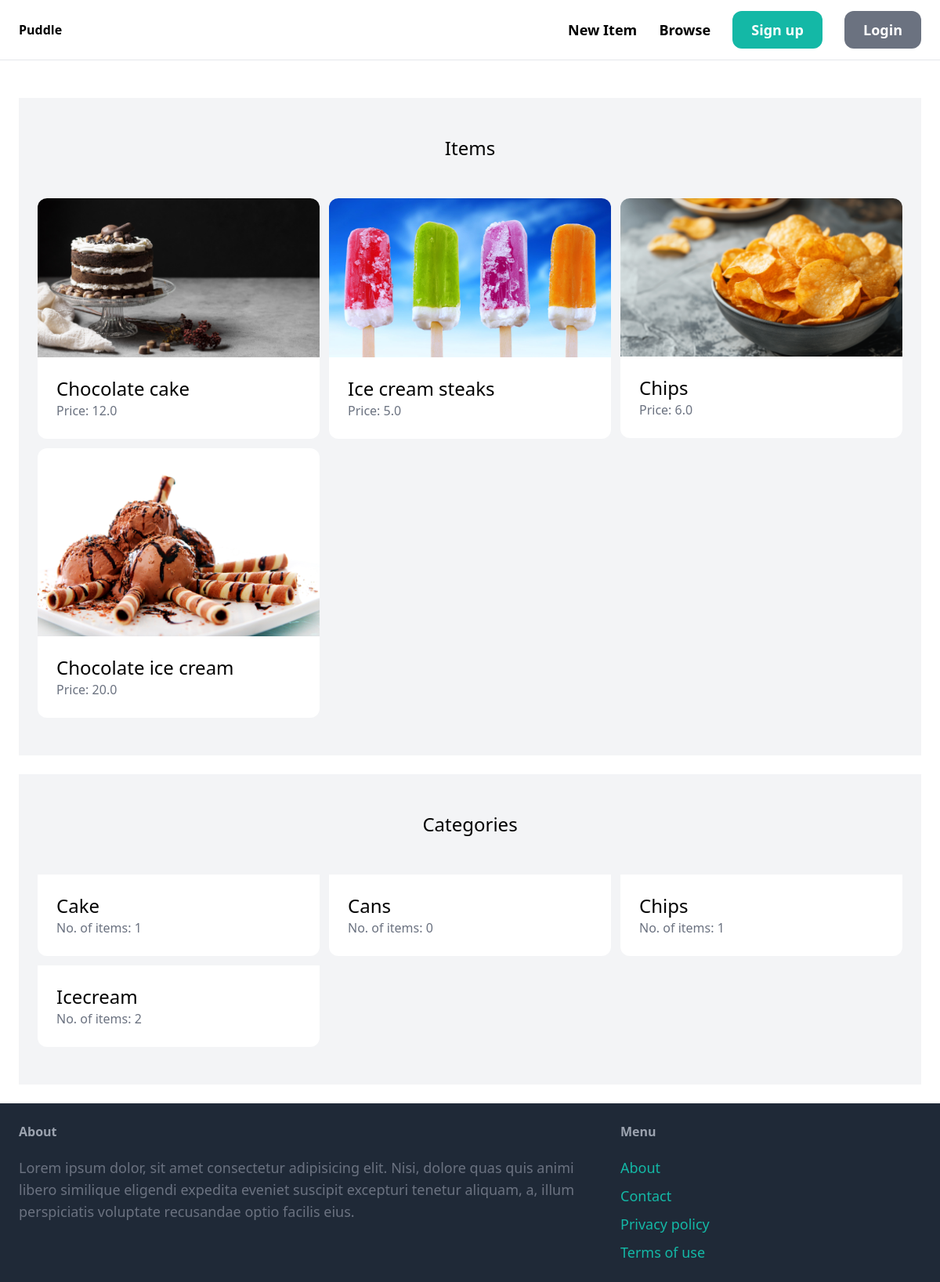
The app's page /, older data.
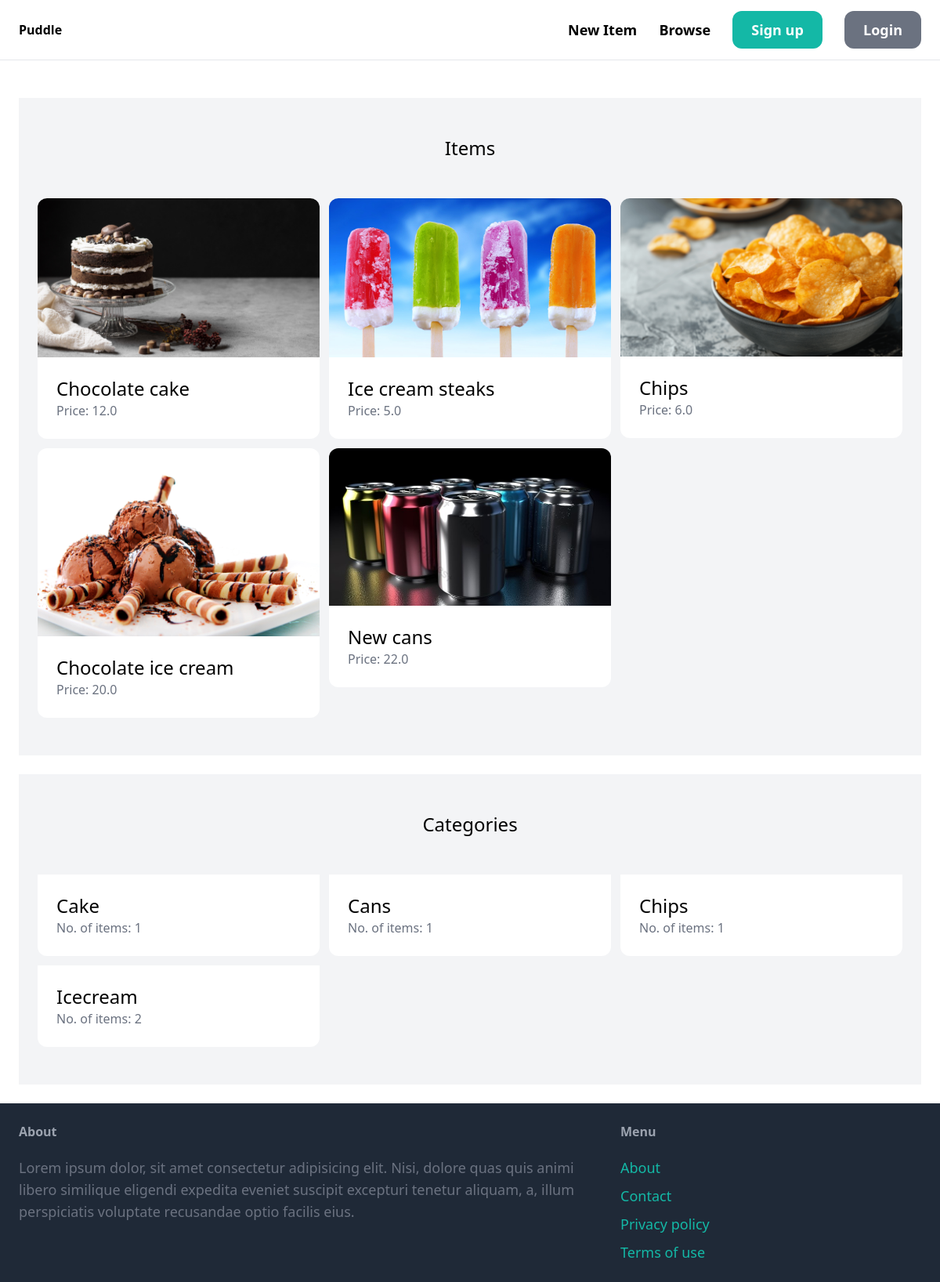
The same page, newer data.
### items/models.py (models this page shows, shortened)
class Item(models.Model):
    name = models.CharField(max_length=255)
    description = models.TextField(null=True, blank=True)
    price = models.FloatField()
    is_sold = models.BooleanField(default=False)
    created_at = models.DateTimeField(auto_now_add=True)
    created_by = models.ForeignKey(User, related_name='items', on_delete=models.CASCADE)
    category = models.ForeignKey(Category, related_name='items', on_delete=models.CASCADE)
    image = models.ImageField(upload_to='item_images', blank=True, null=True)

class Category(models.Model):
    name = models.CharField(max_length=255)
    class Meta:
        verbose_name_plural = 'Categories'
        ordering = ('name',)

### core/views.py (the view)
# urls.py: path('', views.index, name='index'),
def index(request):
    items = Item.objects.filter(is_sold=False)[0:6]
    categories = Category.objects.all()
    return render(request, 'core/index.html', {
        'categories': categories,
        'items': items
    })

### core/templates/core/index.html (shortened to what this page needs)
{% extends 'core/base.html' %}
{% block content %}
    <div class="mt-6 px-6 py-12 bg-gray-100 round-xl">
        <h2 class="mb-12 text-2xl text-center">Items</h2>
            <div class="grid grid-cols-3 gap-3">
                {% for item in items %}
                    <div>
                        <a href="{% url 'items:details' item.id %}">
                            <div>
                                <img src="{{ item.image.url }}" alt="item image" class="rounded-t-xl">
                            </div>
                            <div class="p-6 bg-white rounded-b-xl">
                                <h2 class="text-2xl">{{ item.name }}</h2>
                                <p class="text-gray-500">Price: {{ item.price }}</p>
                            </div>
                        </a>
                    </div>
                {% endfor %}
            </div>
    </div>
    <div class="mt-6 px-6 py-12 bg-gray-100 round-xl">
        <h2 class="mb-12 text-2xl text-center">Categories</h2>
            <div class="grid grid-cols-3 gap-3">
                {% for category in categories %}
                    <div>
                        <a href="#">
                            <div class="p-6 bg-white rounded-b-xl">
                                <h2 class="text-2xl">{{ category.name }}</h2>
                                <p class="text-gray-500">No. of items: {{ category.items.count }}</p>
                            </div>
                        </a>
                    </div>
                {% endfor %}
            </div>
    </div>
{% endblock %}

### core/templates/core/base.html (shortened to what this page needs)
<!DOCTYPE html>
<html lang="en">
<head>
    <script src="https://cdn.tailwindcss.com"></script>
</head>
<body>
    <nav class="py-6 px-6 flex justify-between items-center border-b border-gray-200">
        <a href="/" class="'text-xl font-semibold">Puddle</a>
        <div class="space-x-6">
            <a href="{% url 'items:new' %}" class="text-lg font-semibold hover:text-gray-500">New Item</a>
            <a href="{% url 'items:browse' %}" class="text-lg font-semibold hover:text-gray-500">Browse</a>
            {% if request.user.is_authenticated %}
                <a href="{% url 'conversation:inbox' %}" class="px-6 py-3 text-lg font-semibold bg-teal-500 text-white rounded-xl hover:bg-teal-700">Inbox</a>
                <a href="{% url 'dashboard:index' %}" class="px-6 py-3 text-lg font-semibold bg-gray-500 text-white rounded-xl hover:bg-gray-700">Dashboard</a>
            {% else %}
                <a href="{% url 'core:signup' %}" class="px-6 py-3 text-lg font-semibold bg-teal-500 text-white rounded-xl hover:bg-teal-700">Sign up</a>
                <a href="{% url 'core:login' %}" class="px-6 py-3 text-lg font-semibold bg-gray-500 text-white rounded-xl hover:bg-gray-700">Login</a>
            {% endif %}
        </div>
    </nav>
    <div class="px-6 py-6">
        {% block content %}
        {% endblock %}
    </div>
    <footer class="py-6 px-6 flex justify-between bg-gray-800">
        <div class="w-2/3 pr-10">
            <h3 class="mb-5 font-semibold text-gray-400">About</h3>
            <p class="text-lg text-gray-500"> Lorem ipsum dolor, sit amet consectetur adipisicing elit. Nisi, dolore quas quis animi libero similique eligendi expedita eveniet suscipit excepturi tenetur aliquam, a, illum perspiciatis voluptate recusandae optio facilis eius.</p>
        </div>
        <div class="w-1/3">
            <h3 class="mb-5 font-semibold text-gray-400">Menu</h3>
            <ul class=space-y-2>
                <li><a href="#" class="text-lg text-teal-500 hover:text-teal-700">About</a></li>
                <li><a href="{% url 'core:contact' %}" class="text-lg text-teal-500 hover:text-teal-700">Contact</a></li>
                <li><a href="#" class="text-lg text-teal-500 hover:text-teal-700">Privacy policy</a></li>
                <li><a href="#" class="text-lg text-teal-500 hover:text-teal-700">Terms of use</a></li>
            </ul>
        </div>
    </footer>
</body>
</html>

Row changes from the older to the newer data that the page shows:
added Item: image (picture), name "New cans", price "22.0"
computed for Category "Cans": items.count "0" → "1"
